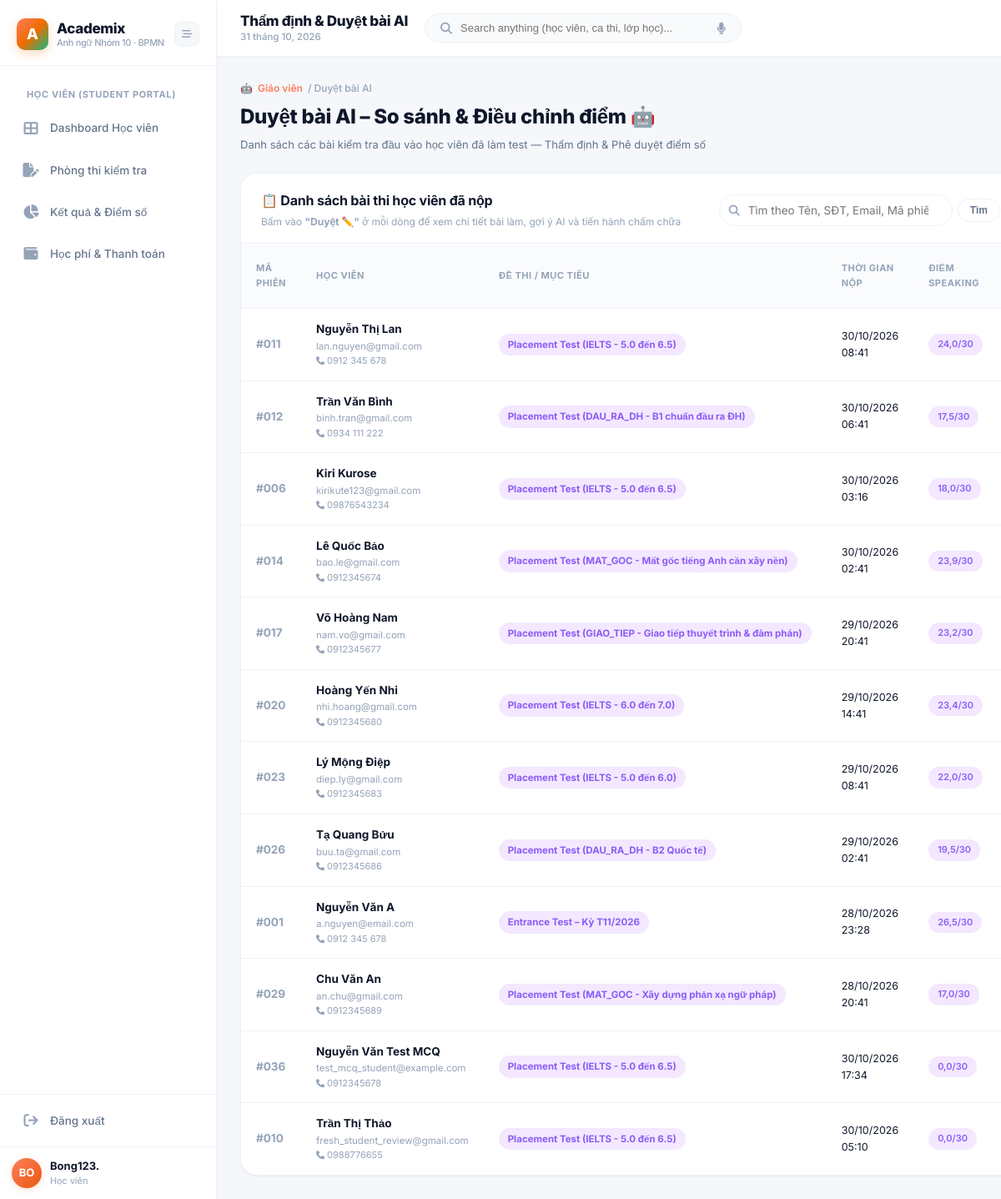
The app's page /tests/review/?filter=approved (signed in), older data.
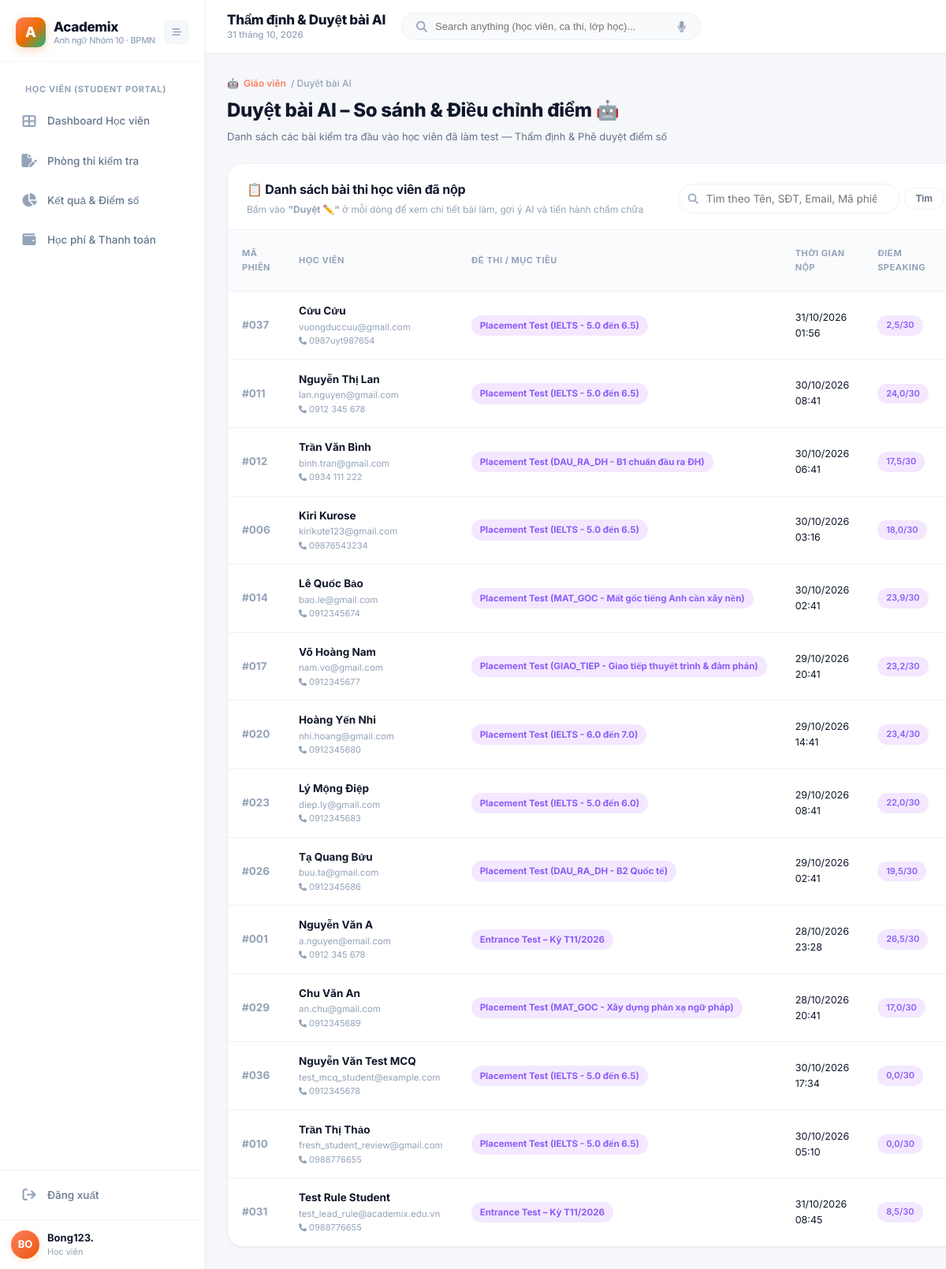
The same page, newer data.
### apps/placement_tests/models.py (models this page shows, shortened)
class BaiKiemTra(models.Model):
    class TrangThai(models.TextChoices):
        KICH_HOAT = 'KICH_HOAT', 'Kích hoạt'
        AN = 'AN', 'Ẩn'
    ten_bai = models.CharField(max_length=255, verbose_name='Tên bài')
    thoi_gian_phut = models.PositiveIntegerField(verbose_name='Thời gian (phút)')
    trang_thai = models.CharField(
        max_length=20,
        choices=TrangThai.choices,
        default=TrangThai.KICH_HOAT,
        verbose_name='Trạng thái',
    )
    class Meta:
        db_table = 'bai_kiem_tra'
        verbose_name = 'Bài kiểm tra'
        verbose_name_plural = 'Danh sách bài kiểm tra'

class PhienLamBai(models.Model):
    class TrangThai(models.TextChoices):
        DA_HEN = 'DA_HEN', 'Đã hẹn'
        DANG_LAM = 'DANG_LAM', 'Đang làm'
        HOAN_THANH = 'HOAN_THANH', 'Hoàn thành'
        HUY = 'HUY', 'Hủy'
    ho_so_tu_van = models.ForeignKey(
        HoSoTuVan,
        on_delete=models.CASCADE,
        related_name='phien_lam_bais',
        verbose_name='Hồ sơ tư vấn',
    )
    bai_kiem_tra = models.ForeignKey(
        BaiKiemTra,
        on_delete=models.PROTECT,
        related_name='phien_lam_bais',
        verbose_name='Bài kiểm tra',
    )
    thoi_gian_hen = models.DateTimeField(
        null=True,
        blank=True,
        verbose_name='Lịch hẹn test',
    )
    bat_dau = models.DateTimeField(null=True, blank=True, verbose_name='Bắt đầu')
    hoan_thanh = models.DateTimeField(null=True, blank=True, verbose_name='Hoàn thành')
    trang_thai = models.CharField(
        max_length=20,
        choices=TrangThai.choices,
        default=TrangThai.DA_HEN,
        verbose_name='Trạng thái',
    )
    class Meta:
        db_table = 'phien_lam_bai'
        verbose_name = 'Phiên làm bài'
        verbose_name_plural = 'Danh sách phiên làm bài'
        ordering = ['-thoi_gian_hen']

class BaiLamKyNang(models.Model):
    class TrangThaiCham(models.TextChoices):
        CHO_CHAM = 'CHO_CHAM', 'Chờ chấm'
        AI_DA_CHAM = 'AI_DA_CHAM', 'AI đã chấm'
        GV_DA_DUYET = 'GV_DA_DUYET', 'Giáo viên đã duyệt'
    phien_lam_bai = models.ForeignKey(
        PhienLamBai,
        on_delete=models.CASCADE,
        related_name='bai_lam_ky_nangs',
        verbose_name='Phiên làm bài',
    )
    ky_nang = models.CharField(max_length=20, verbose_name='Kỹ năng')
    diem_tu_dong = models.FloatField(
        null=True,
        blank=True,
        verbose_name='Điểm tự động',
        help_text='Tổng hợp từ AI / code',
    )
    diem_dieu_chinh = models.FloatField(
        null=True,
        blank=True,
        verbose_name='Điểm điều chỉnh',
        help_text='Giáo viên sửa (nullable)',
    )
    nhan_xet_gv = models.TextField(
        blank=True,
        default='',
        verbose_name='Nhận xét của giáo viên',
        help_text='Nhận xét riêng của giáo viên cho kỹ năng này',
    )
    nhan_vien_duyet = models.ForeignKey(
        NhanVien,
        on_delete=models.SET_NULL,
        null=True,
        blank=True,
        related_name='bai_lam_ky_nangs_duyet',
        verbose_name='Nhân viên duyệt',
    )
    trang_thai_cham = models.CharField(
        max_length=20,
        choices=TrangThaiCham.choices,
        default=TrangThaiCham.CHO_CHAM,
        verbose_name='Trạng thái chấm',
    )
    class Meta:
        db_table = 'bai_lam_ky_nang'
        verbose_name = 'Bài làm kỹ năng'
        verbose_name_plural = 'Danh sách bài làm kỹ năng'
        unique_together = [('phien_lam_bai', 'ky_nang')]

### apps/users/models.py (models this page shows, shortened)
class KhachHang(models.Model):
    class TrangThai(models.TextChoices):
        TIEM_NANG = 'TIEM_NANG', 'Tiềm năng'
        DANG_TU_VAN = 'DANG_TU_VAN', 'Đang tư vấn'
        DA_GHI_DANH = 'DA_GHI_DANH', 'Đã ghi danh'
        NGUNG = 'NGUNG', 'Ngừng'
    ho_ten = models.CharField(max_length=255, verbose_name='Họ tên')
    email = models.EmailField(unique=True, verbose_name='Email')
    so_dien_thoai = models.CharField(max_length=20, blank=True, default='', verbose_name='Số điện thoại')
    ngay_sinh = models.DateField(null=True, blank=True, verbose_name='Ngày sinh')
    trang_thai = models.CharField(
        max_length=20,
        choices=TrangThai.choices,
        default=TrangThai.TIEM_NANG,
        verbose_name='Trạng thái',
    )
    ngay_tao = models.DateTimeField(auto_now_add=True, verbose_name='Ngày tạo')
    class Meta:
        db_table = 'khach_hang'
        verbose_name = 'Khách hàng'
        verbose_name_plural = 'Danh sách khách hàng'
        ordering = ['-ngay_tao']

### apps/placement_tests/views.py (the view, shortened to what this page needs)
# urls.py: path('review/', views.teacher_review, name='teacher_review'),
def teacher_review(request):
    from django.core.paginator import Paginator, EmptyPage, PageNotAnInteger
    now = timezone.now()
    session_param = request.GET.get('session', '').strip()
    skill_param = request.GET.get('skill', 'SPEAKING').upper()
    filter_type = request.GET.get('filter', 'all').lower()
    search_query = request.GET.get('q', '').strip()
    page_num = request.GET.get('page', 1)
    is_approved_now = (request.GET.get('approved') == '1')
    all_phiens_qs = PhienLamBai.objects.exclude(
        ket_qua_kiem_tra__trang_thai=KetQuaKiemTra.TrangThai.LUU_TRU
    ).select_related(
        'ho_so_tu_van__khach_hang', 'bai_kiem_tra', 'ket_qua_kiem_tra'
    ).prefetch_related(
        'bai_lam_ky_nangs',
        'cau_tra_lois__cham_diem_ais',
        'cau_tra_lois__cau_hoi'
    ).order_by('-hoan_thanh', '-bat_dau', '-id')
    seen_student_goals = set()
    all_phiens = []
    for p in all_phiens_qs:
        kh = p.ho_so_tu_van.khach_hang if p.ho_so_tu_van else None
        student_key = kh.id if kh else f"HSTV_{p.ho_so_tu_van_id}"
        bai_ten = p.bai_kiem_tra.ten_bai if p.bai_kiem_tra else ''
        if 'IELTS' in bai_ten:
            g_key = 'IELTS'
        elif 'DAU_RA' in bai_ten or 'DH' in bai_ten or 'VSTEP' in bai_ten:
            g_key = 'DAU_RA_DH'
        elif 'GIAO_TIEP' in bai_ten:
            g_key = 'GIAO_TIEP'
        elif 'MAT_GOC' in bai_ten:
            g_key = 'MAT_GOC'
        else:
            g_key = 'IELTS'
        pair_key = (student_key, g_key)
        if (session_param and str(p.id) == str(session_param)) or pair_key not in seen_student_goals:
            seen_student_goals.add(pair_key)
            all_phiens.append(p)
    formatted_tests = []
    for p in all_phiens:
        kh = p.ho_so_tu_van.khach_hang if p.ho_so_tu_van else None
        kq = getattr(p, 'ket_qua_kiem_tra', None)
        spk_ai_score = None
        wri_ai_score = None
        mcq_ai_score = None
        spk_adj_score = None
        wri_adj_score = None
        mcq_adj_score = None
        spk_status = 'CHO_CHAM'
        wri_status = 'CHO_CHAM'
        mcq_status = 'CHO_CHAM'
        has_any_pending = False
        has_any_skill = False
        for bl in p.bai_lam_ky_nangs.all():
            has_any_skill = True
            auto_sc = float(bl.diem_tu_dong) if bl.diem_tu_dong is not None else 0.0
            adj_sc = float(bl.diem_dieu_chinh) if bl.diem_dieu_chinh is not None else None
            if bl.ky_nang == 'SPEAKING':
                spk_ai_score = auto_sc
                spk_adj_score = adj_sc
                spk_status = bl.trang_thai_cham
            elif bl.ky_nang == 'WRITING':
                wri_ai_score = auto_sc
                wri_adj_score = adj_sc
                wri_status = bl.trang_thai_cham
            elif bl.ky_nang == 'TRAC_NGHIEM':
                mcq_ai_score = auto_sc
                mcq_adj_score = adj_sc
                mcq_status = bl.trang_thai_cham
            if bl.trang_thai_cham != BaiLamKyNang.TrangThaiCham.GV_DA_DUYET:
                has_any_pending = True
        is_approved = False
        if kq and kq.trang_thai == KetQuaKiemTra.TrangThai.DA_XAC_NHAN:
            is_approved = True
        elif has_any_skill and not has_any_pending:
            is_approved = True
        status_key = 'approved' if is_approved else 'pending'
        status_label = 'GV đã duyệt' if is_approved else 'Chờ GV duyệt'
        eff_spk = spk_adj_score if spk_adj_score is not None else (spk_ai_score or 0.0)
        eff_wri = wri_adj_score if wri_adj_score is not None else (wri_ai_score or 0.0)
        eff_mcq = mcq_adj_score if mcq_adj_score is not None else (mcq_ai_score or 0.0)
        total_sc = round(eff_spk + eff_wri + eff_mcq, 1)
        formatted_tests.append({
            'id': p.id,
            'ma_phien': f"{p.id:03d}",
            'ten_hoc_vien': kh.ho_ten if (kh and kh.ho_ten) else (kh.email if kh else 'Học viên'),
            'email': kh.email if kh else '',
            'so_dien_thoai': kh.so_dien_thoai if kh else 'Chưa có SĐT',
            'ten_bai': p.bai_kiem_tra.ten_bai if p.bai_kiem_tra else 'Placement Test',
            'thoi_gian': p.hoan_thanh or p.bat_dau or now,
            'speaking_score': eff_spk,
            'writing_score': eff_wri,
            'mcq_score': eff_mcq,
            'speaking_ai': spk_ai_score,
            'writing_ai': wri_ai_score,
            'mcq_ai': mcq_ai_score,
            'speaking_adj': spk_adj_score,
            'writing_adj': wri_adj_score,
            'mcq_adj': mcq_adj_score,
            'speaking_status': spk_status,
            'writing_status': wri_status,
            'mcq_status': mcq_status,
            'tong_diem': total_sc,
            'trang_thai': status_key,
            'trang_thai_label': status_label,
            'is_approved': is_approved,
            'is_selected': (session_param and str(p.id) == str(session_param)),
        })
    total_tests_count = len(formatted_tests)
    pending_tests_count = len([x for x in formatted_tests if x['trang_thai'] == 'pending'])
    approved_tests_count = len([x for x in formatted_tests if x['trang_thai'] == 'approved'])
    if filter_type == 'pending':
        filtered_tests = [x for x in formatted_tests if x['trang_thai'] == 'pending']
    elif filter_type == 'approved':
        filtered_tests = [x for x in formatted_tests if x['trang_thai'] == 'approved']
    else:
        filtered_tests = formatted_tests
    paginator = Paginator(filtered_tests, 20)
    try:
        page_obj = paginator.page(page_num)
    except PageNotAnInteger:
        page_obj = paginator.page(1)
    except EmptyPage:
        page_obj = paginator.page(paginator.num_pages)
    is_detail_view = False
    phien_db = None
    detail_data = {}
    context = {
        'is_detail_view': is_detail_view,
        'detail': detail_data,
        'page_obj': page_obj,
        'current_filter': filter_type,
        'search_query': search_query,
        'total_tests_count': total_tests_count,
        'pending_tests_count': pending_tests_count,
        'approved_tests_count': approved_tests_count,
        'is_approved_now': is_approved_now,
        'levels': placement_info['levels_list'] if is_detail_view else [
            {'value': 'A1', 'label': 'A1 – Beginner (0–39đ)'},
            {'value': 'A2', 'label': 'A2 – Elementary (40–59đ)'},
            {'value': 'B1', 'label': 'B1 – Intermediate (60–79đ)'},
            {'value': 'B2', 'label': 'B2 – Upper Intermediate (80–89đ)'},
            {'value': 'C1', 'label': 'C1 – Advanced (90–100đ)'},
        ],
    }
    return render(request, 'placement_tests/teacher_review.html', context)

### apps/users/helpers.py (called while the page is built, shortened)
def get_account_email(request):
    email = ''
    user = getattr(request, 'user', None)
    if user and user.is_authenticated:
        if user.email:
            email = user.email.strip().lower()
        if email and not user.email:
            try:
                user.email = email
                user.save(update_fields=['email'])
            except Exception:
                pass
    if email and hasattr(request, 'session'):
        if request.session.get('student_email') != email:
            request.session['student_email'] = email
        if request.session.get('user_email') != email:
            request.session['user_email'] = email
    return email

### apps/placement_tests/templates/placement_tests/teacher_review.html (shortened to what this page needs)
{% extends 'base.html' %}
{% load static %}
{% block page_heading %}Thẩm định & Duyệt bài AI{% endblock %}
{% block content %}
{% if not is_detail_view %}
<div class="page-header">
  <div class="page-breadcrumb">🤖 <span>Giáo viên</span> / Duyệt bài AI</div>
  <div style="display: flex; justify-content: space-between; align-items: flex-start; flex-wrap: wrap; gap: 12px;">
    <div>
      <h1 class="page-title">Duyệt bài AI – So sánh &amp; Điều chỉnh điểm 🤖</h1>
      <p class="page-subtitle">Danh sách các bài kiểm tra đầu vào học viên đã làm test — Thẩm định &amp; Phê duyệt điểm số</p>
    </div>
  </div>
</div>
<div class="card rounded-2xl shadow-sm">
  <div class="card-header" style="flex-wrap: wrap; gap: 14px; justify-content: space-between; align-items: center;">
    <div>
      <div class="card-title">📋 Danh sách bài thi học viên đã nộp</div>
      <div class="card-subtitle">Bấm vào <strong>"Duyệt ✏️"</strong> ở mỗi dòng để xem chi tiết bài làm, gợi ý AI và tiến hành chấm chữa</div>
    </div>
    <div style="display: flex; gap: 10px; align-items: center; flex-wrap: wrap;">
      <form method="GET" action="" style="display: flex; gap: 6px; align-items: center;" id="test-search-form">
        <div style="position: relative; width: 280px;">
          <i class="fa-solid fa-magnifying-glass" style="position: absolute; left: 12px; top: 50%; transform: translateY(-50%); color: var(--text-muted); font-size: 13px;"></i>
          <input type="text" name="q" id="local-test-search" class="form-control form-control-sm"
                 value="{{ search_query }}"
                 placeholder="Tìm theo Tên, SĐT, Email, Mã phiên..."
                 style="padding-left: 34px; padding-right: 28px; border-radius: 999px;">
        </div>
        <button type="submit" class="btn btn-outline btn-sm" style="border-radius: 999px;">
          Tìm
        </button>
      </form>
    </div>
  </div>
  <div class="table-wrapper">
    <table id="students-table">
      <thead>
        <tr>
          <th>Mã phiên</th>
          <th>Học viên</th>
          <th>Đề thi / Mục tiêu</th>
          <th>Thời gian nộp</th>
          <th>Điểm Speaking</th>
          <th>Điểm Writing</th>
        </tr>
      </thead>
      <tbody>
        {% for item in page_obj %}
        <tr style="{% if item.is_selected %}background: #FAF5FF; border-left: 3px solid var(--accent-purple);{% endif %}">
          <td style="font-weight: 700; color: var(--text-muted);">#{{ item.ma_phien }}</td>
          <td>
            <div style="font-weight: 700; font-size: 13.5px; color: var(--text-primary);">{{ item.ten_hoc_vien }}</div>
            <div style="font-size: 11.5px; color: var(--text-muted);">{{ item.email }}</div>
            {% if item.so_dien_thoai %}<div style="font-size: 11px; color: var(--text-muted);"><i class="fa-solid fa-phone" style="font-size: 10px;"></i> {{ item.so_dien_thoai }}</div>{% endif %}
          </td>
          <td>
            <span class="badge badge-purple" style="font-size: 11.5px; font-weight: 700;">{{ item.ten_bai }}</span>
          </td>
          <td>
            <div style="font-size: 12.5px; color: var(--text-primary);">{{ item.thoi_gian|date:"d/m/Y H:i" }}</div>
          </td>
          <td>
            {% if item.speaking_score is not None %}
              <span class="badge badge-purple">{{ item.speaking_score }}/30</span>
            {% else %}
              <span class="text-muted" style="font-size: 12px;">—</span>
            {% endif %}
          </td>
          <td>
          </td>
        </tr>
        {% endfor %}
      </tbody>
    </table>
  </div>
</div>
{% endif %}
{% endblock %}

Row changes from the older to the newer data that the page shows:
now on this page (row unchanged): KhachHang: ten_hoc_vien "Cửu Cửu", email "vuongduccuu@gmail.com", so_dien_thoai "0987uyt987654"
now on this page (row unchanged): PhienLamBai: thoi_gian "31/10/2026 01:56"
now on this page (row edited): BaiLamKyNang: speaking_score "2,5"
changed BaiLamKyNang (number 1 of 12 on the later page): diem_dieu_chinh empty → 2.5 (drawn)
now on this page (row unchanged): KhachHang: ten_hoc_vien "Test Rule Student", email "test_lead_rule@academix.edu.vn", so_dien_thoai "0988776655"
added BaiLamKyNang: speaking_score "8,5"
Text that changed along with them:
new list line: "# 037 /30"
new list line: "Placement Test (IELTS - 5.0 đến 6.5)"
new list line: "# 031 31/10/2026 08:45 /30"
new list line: "Entrance Test – Kỳ T11/2026"
